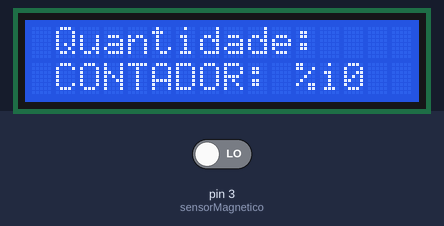
This sketch was run on a simulated Arduino Uno, built with avr-gcc and run on an emulated ATmega328P. On the bench: 16×2 character LCD. Inputs (shaded band) come from the test bench; at power-on: pin 3 (sensorMagnetico) LOW.

Above: at 1.2 s.
1.3 s: pin 3 (sensorMagnetico) driven HIGH
At 1.48 s:
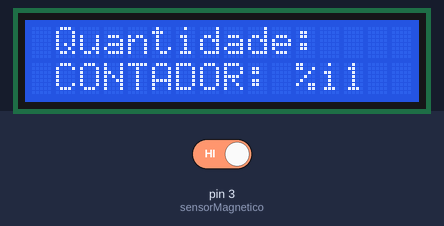
2.8 s: pin 3 (sensorMagnetico) driven LOW
At 2.8 s:
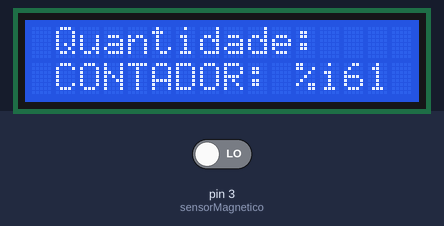
4.3 s: pin 3 (sensorMagnetico) driven HIGH
At 4.49 s:
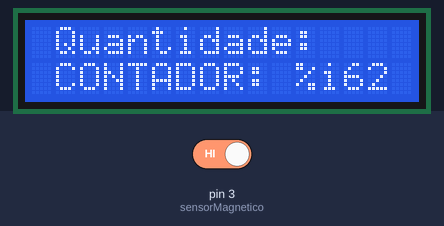
Timing chart, 0 to 7.3 s (numbered marks = the images above; inputs shaded):
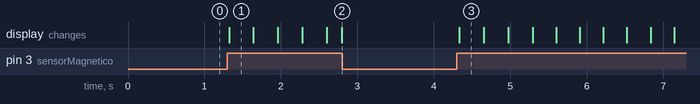

The sketch:

pluvio.ino
```cpp
#include <Wire.h> // Biblioteca utilizada para fazer a comunicação com o I2C
#include <LiquidCrystal_I2C.h> // Biblioteca utilizada para fazer a comunicação com o display 20x4


#define col 16
#define lin 2
#define endereco 0x27

LiquidCrystal_I2C lcd(endereco, col, lin);

//variavel para escolher a porta
int sensorMagnetico = 3;

int count = 0;
float ml = 0.4, total = 0;

void setup()
{
    lcd.init();
    lcd.backlight();
    lcd.clear();


    Serial.begin(9600);
    pinMode(sensorMagnetico, INPUT);
}

void loop()
{
//
    if(digitalRead(sensorMagnetico) == HIGH)
    {
      count++;
      total += count * ml;
    }

    //Serial.print("Conta pingo: %d", count);
    //Serial.print("Conta mL: %d", ml);

    lcd.setCursor(1,0);
    lcd.print("Quantidade:");

    lcd.setCursor(1,1);
    lcd.print("CONTADOR: %i");
    lcd.print(count);
}
```

Measured:
- after the input at 1.3 s, the display: changes at once (image 1)
- after the input at 2.8 s, every drawn part: stays the same
- after the input at 4.3 s, the display: changes at once (image 3)
